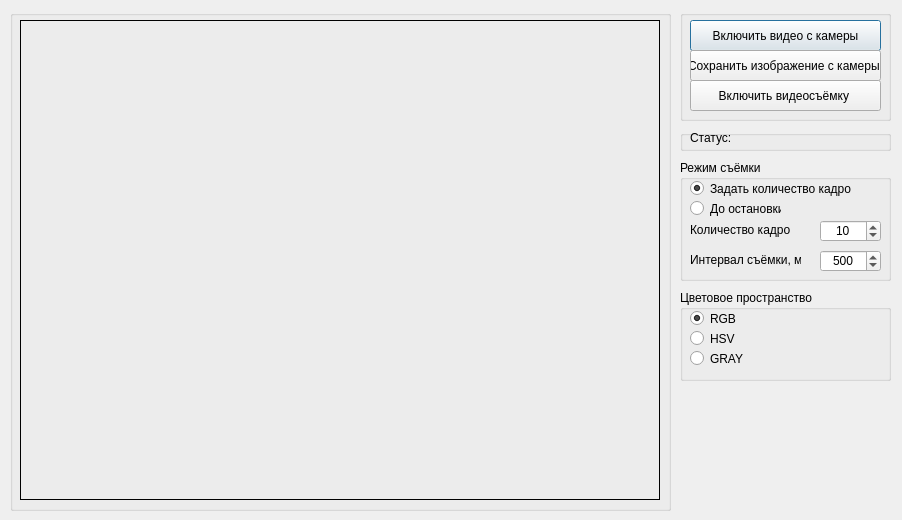
<?xml version="1.0" encoding="UTF-8"?>
<ui version="4.0">
 <class>Dialog</class>
 <widget class="QDialog" name="Dialog">
  <property name="enabled">
   <bool>true</bool>
  </property>
  <property name="geometry">
   <rect>
    <x>0</x>
    <y>0</y>
    <width>902</width>
    <height>520</height>
   </rect>
  </property>
  <property name="acceptDrops">
   <bool>false</bool>
  </property>
  <property name="windowTitle">
   <string>Dialog</string>
  </property>
  <widget class="QGroupBox" name="groupBox">
   <property name="enabled">
    <bool>true</bool>
   </property>
   <property name="geometry">
    <rect>
     <x>680</x>
     <y>10</y>
     <width>211</width>
     <height>111</height>
    </rect>
   </property>
   <property name="mouseTracking">
    <bool>false</bool>
   </property>
   <property name="contextMenuPolicy">
    <enum>Qt::DefaultContextMenu</enum>
   </property>
   <property name="acceptDrops">
    <bool>false</bool>
   </property>
   <property name="styleSheet">
    <string notr="true">border-color: rgb(0, 0, 0);</string>
   </property>
   <property name="title">
    <string/>
   </property>
   <widget class="QPushButton" name="bCameraWork">
    <property name="geometry">
     <rect>
      <x>10</x>
      <y>10</y>
      <width>191</width>
      <height>31</height>
     </rect>
    </property>
    <property name="text">
     <string>Включить видео с камеры</string>
    </property>
   </widget>
   <widget class="QPushButton" name="bSaveImage">
    <property name="geometry">
     <rect>
      <x>10</x>
      <y>40</y>
      <width>191</width>
      <height>31</height>
     </rect>
    </property>
    <property name="text">
     <string>Сохранить изображение с камеры </string>
    </property>
   </widget>
   <widget class="QPushButton" name="bSaveVideo">
    <property name="geometry">
     <rect>
      <x>10</x>
      <y>70</y>
      <width>191</width>
      <height>31</height>
     </rect>
    </property>
    <property name="text">
     <string>Включить видеосъёмку </string>
    </property>
   </widget>
  </widget>
  <widget class="QGroupBox" name="groupBox_2">
   <property name="enabled">
    <bool>true</bool>
   </property>
   <property name="geometry">
    <rect>
     <x>10</x>
     <y>10</y>
     <width>661</width>
     <height>501</height>
    </rect>
   </property>
   <property name="mouseTracking">
    <bool>false</bool>
   </property>
   <property name="contextMenuPolicy">
    <enum>Qt::DefaultContextMenu</enum>
   </property>
   <property name="acceptDrops">
    <bool>false</bool>
   </property>
   <property name="styleSheet">
    <string notr="true">border-color: rgb(0, 0, 0);</string>
   </property>
   <property name="title">
    <string/>
   </property>
   <widget class="QLabel" name="Bitmap">
    <property name="geometry">
     <rect>
      <x>10</x>
      <y>10</y>
      <width>640</width>
      <height>480</height>
     </rect>
    </property>
    <property name="autoFillBackground">
     <bool>false</bool>
    </property>
    <property name="styleSheet">
     <string notr="true">border: 1px solid black;</string>
    </property>
    <property name="text">
     <string/>
    </property>
    <property name="wordWrap">
     <bool>false</bool>
    </property>
   </widget>
  </widget>
  <widget class="QGroupBox" name="groupBox_3">
   <property name="enabled">
    <bool>true</bool>
   </property>
   <property name="geometry">
    <rect>
     <x>680</x>
     <y>130</y>
     <width>211</width>
     <height>21</height>
    </rect>
   </property>
   <property name="mouseTracking">
    <bool>false</bool>
   </property>
   <property name="contextMenuPolicy">
    <enum>Qt::DefaultContextMenu</enum>
   </property>
   <property name="acceptDrops">
    <bool>false</bool>
   </property>
   <property name="styleSheet">
    <string notr="true">border-color: rgb(0, 0, 0);</string>
   </property>
   <property name="title">
    <string/>
   </property>
   <widget class="QLabel" name="labelSystemMassage">
    <property name="geometry">
     <rect>
      <x>10</x>
      <y>0</y>
      <width>191</width>
      <height>16</height>
     </rect>
    </property>
    <property name="text">
     <string>Статус:</string>
    </property>
   </widget>
  </widget>
  <widget class="QGroupBox" name="groupBox_5">
   <property name="geometry">
    <rect>
     <x>680</x>
     <y>160</y>
     <width>211</width>
     <height>121</height>
    </rect>
   </property>
   <property name="title">
    <string>Режим съёмки</string>
   </property>
   <widget class="QRadioButton" name="StopModeButton">
    <property name="geometry">
     <rect>
      <x>10</x>
      <y>40</y>
      <width>91</width>
      <height>17</height>
     </rect>
    </property>
    <property name="text">
     <string>До остановки</string>
    </property>
   </widget>
   <widget class="QRadioButton" name="FrameModeButton">
    <property name="geometry">
     <rect>
      <x>10</x>
      <y>20</y>
      <width>161</width>
      <height>17</height>
     </rect>
    </property>
    <property name="text">
     <string>Задать количество кадров</string>
    </property>
    <property name="checked">
     <bool>true</bool>
    </property>
   </widget>
   <widget class="QLabel" name="label_14">
    <property name="geometry">
     <rect>
      <x>10</x>
      <y>60</y>
      <width>101</width>
      <height>20</height>
     </rect>
    </property>
    <property name="text">
     <string>Количество кадров</string>
    </property>
   </widget>
   <widget class="QSpinBox" name="FrameCountSpinBox">
    <property name="geometry">
     <rect>
      <x>140</x>
      <y>60</y>
      <width>61</width>
      <height>22</height>
     </rect>
    </property>
    <property name="alignment">
     <set>Qt::AlignCenter</set>
    </property>
    <property name="maximum">
     <number>100</number>
    </property>
    <property name="value">
     <number>10</number>
    </property>
   </widget>
   <widget class="QLabel" name="label_15">
    <property name="geometry">
     <rect>
      <x>10</x>
      <y>90</y>
      <width>111</width>
      <height>20</height>
     </rect>
    </property>
    <property name="text">
     <string>Интервал съёмки, мс</string>
    </property>
   </widget>
   <widget class="QSpinBox" name="IntervalSpinBox">
    <property name="geometry">
     <rect>
      <x>140</x>
      <y>90</y>
      <width>61</width>
      <height>22</height>
     </rect>
    </property>
    <property name="alignment">
     <set>Qt::AlignCenter</set>
    </property>
    <property name="minimum">
     <number>100</number>
    </property>
    <property name="maximum">
     <number>3000</number>
    </property>
    <property name="value">
     <number>500</number>
    </property>
   </widget>
  </widget>
  <widget class="QGroupBox" name="groupBox_4">
   <property name="geometry">
    <rect>
     <x>680</x>
     <y>290</y>
     <width>211</width>
     <height>91</height>
    </rect>
   </property>
   <property name="title">
    <string>Цветовое пространство</string>
   </property>
   <widget class="QRadioButton" name="BgrButton">
    <property name="geometry">
     <rect>
      <x>10</x>
      <y>20</y>
      <width>82</width>
      <height>17</height>
     </rect>
    </property>
    <property name="text">
     <string>RGB</string>
    </property>
    <property name="checked">
     <bool>true</bool>
    </property>
   </widget>
   <widget class="QRadioButton" name="HsvButton">
    <property name="geometry">
     <rect>
      <x>10</x>
      <y>40</y>
      <width>82</width>
      <height>17</height>
     </rect>
    </property>
    <property name="text">
     <string>HSV</string>
    </property>
   </widget>
   <widget class="QRadioButton" name="GrayButton">
    <property name="geometry">
     <rect>
      <x>10</x>
      <y>60</y>
      <width>82</width>
      <height>17</height>
     </rect>
    </property>
    <property name="text">
     <string>GRAY</string>
    </property>
   </widget>
  </widget>
 </widget>
 <resources/>
 <connections/>
</ui>
